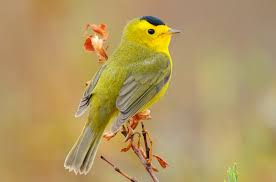
#> input picture Programming with machine learning/OpenCV/Adding blur (smoothing) to an image/bird4.jpg, 276 x 182 px
$ python main.py
#> lines starting #> are read from the running program, lines starting #| are printed output that depends on the picture
#Import OpenCV
import cv2

# Using cv2.imread() method to read the file specified.
# Image provided by @pink1unicorn on Freepik.com
img = cv2.imread("bird4.jpg")
#> img is the input picture: shape (182, 276, 3); mean B, G, R 97.4, 152, 177.5

# Display the original image
cv2.imshow("Original cat", img)
# Waits for user to press any key
cv2.waitKey(0)

# Smooth the image using a 3x3 mask
smoothed_3x3 = cv2.blur(img, (3,3))
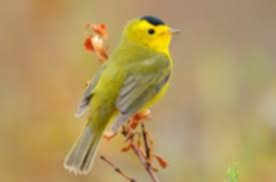
#> smoothed_3x3: shape (182, 276, 3); mean B, G, R 97.4, 152, 177.5
# Display the original image
cv2.imshow("3x3 Smoothed cat", smoothed_3x3)
# Waits for user to press any key
cv2.waitKey(0)

# Smooth the image using a 50x50 mask
smoothed_50x50 = cv2.blur(img, (50,50))
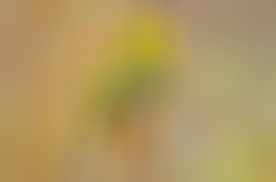
#> smoothed_50x50: shape (182, 276, 3); mean B, G, R 97.3, 152, 177.5
# Display the original image
cv2.imshow("50x50 Smoothed cat", smoothed_50x50)
# Waits for user to press any key
cv2.waitKey(0)

# Smooth the image using a 100x100 mask
smoothed_100x100 = cv2.blur(img, (100,100))
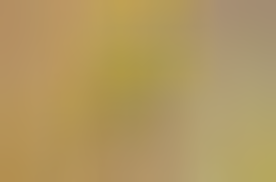
#> smoothed_100x100: shape (182, 276, 3); mean B, G, R 97.3, 152, 177.5
# Display the original image
cv2.imshow("100x100 Smoothed cat", smoothed_100x100)
# Waits for user to press any key
cv2.waitKey(0)

# closing all open windows
cv2.destroyAllWindows()
